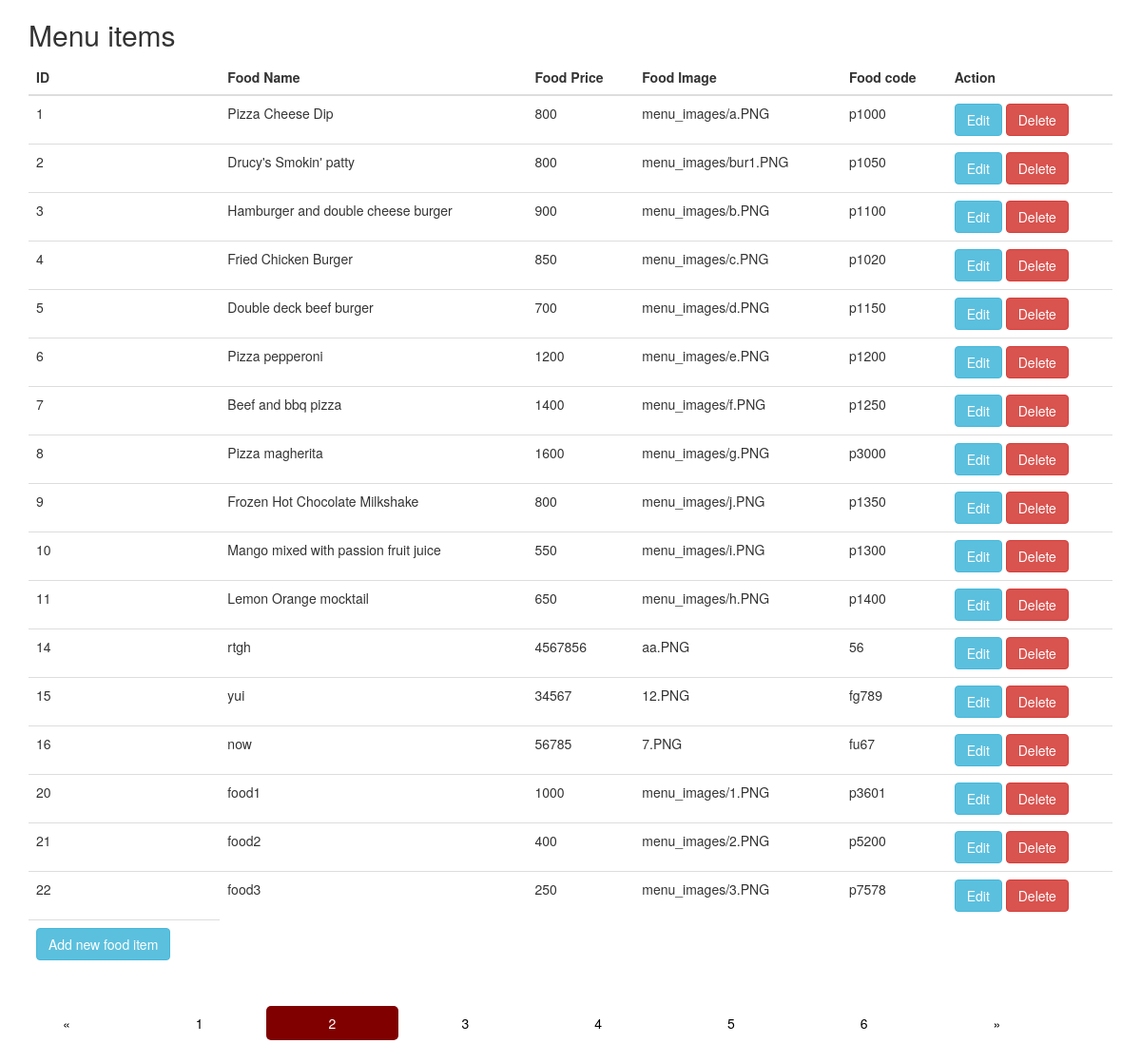
Page /ViewMenu.php on the committed database.
### tables this page shows
CREATE TABLE `menu` (
  `id` int(11) NOT NULL,
  `name` varchar(50) NOT NULL,
  `price` varchar(50) NOT NULL,
  `image` varchar(255) NOT NULL,
  `code` varchar(50) NOT NULL
);

### ViewMenu.php (the view, shortened to what this page needs)
<?php
include "config.php";
$sql = "SELECT * FROM menu";
$result = $conn->query($sql);
?>
<!DOCTYPE html>
<html>
<head>
<link rel="stylesheet" href="https://maxcdn.bootstrapcdn.com/bootstrap/3.4.0/css/bootstrap.min.css">
</head>
<body>
	<div class="container">
		<h2>Menu items</h2>
<table class="table">
	<thead>
		<tr>
		<th>ID</th>
		<th>Food Name</th>
		<th>Food Price</th>
		<th>Food Image</th>
		<th>Food code</th>
		<th>Action</th>
	</tr>
	</thead>
	<tbody>
		<?php
			if ($result->num_rows > 0) {
				while ($row = $result->fetch_assoc()) {
		?>
					<tr>
					<td><?php echo $row['id']; ?></td>
					<td><?php echo $row['name']; ?></td>
					<td><?php echo $row['price']; ?></td>
					<td><?php echo $row['image']; ?></td>
					<td><?php echo $row['code']; ?></td>
					<td><a class="btn btn-info" href="update1.php?id=<?php echo $row['id']; ?>">Edit</a>&nbsp;<a class="btn btn-danger" href="delete1.php?id=<?php echo $row['id']; ?>">Delete</a></td>
					</tr>
		<?php		}
			}
		?>
		<td><a class="btn btn-info" href="update_food.php">Add new food item</a></td>
	</tbody>
</table>
	</div>
<div class="pagination">
  <a href="#">&laquo;</a>
  <a href="#">1</a>
  <a href="#" class="active">2</a>
  <a href="#">3</a>
  <a href="#">4</a>
  <a href="#">5</a>
  <a href="#">6</a>
  <a href="#">&raquo;</a>
</div>
</body>
</html>

### ViewMenu.php (style rules this page uses)
.pagination { display: inline-block; }
.pagination a { color: black; float: left; padding: 8px 66px; text-decoration: none; }
.pagination a.active { background-color: maroon; color: white; border-radius: 5px; }

### rows in the picture
menu: id "1", name "Pizza Cheese Dip", price "800", image "menu_images/a.PNG", code "p1000"
menu: id "2", name "Drucy's Smokin' patty", price "800", image "menu_images/bur1.PNG", code "p1050"
menu: id "3", name "Hamburger and double cheese burger", price "900", image "menu_images/b.PNG", code "p1100"
menu: id "4", name "Fried Chicken Burger", price "850", image "menu_images/c.PNG", code "p1020"
menu: id "5", name "Double deck beef burger", price "700", image "menu_images/d.PNG", code "p1150"
menu: id "6", name "Pizza pepperoni", price "1200", image "menu_images/e.PNG", code "p1200"
menu: id "7", name "Beef and bbq pizza", price "1400", image "menu_images/f.PNG", code "p1250"
menu: id "8", name "Pizza magherita", price "1600", image "menu_images/g.PNG", code "p3000"
menu: id "9", name "Frozen Hot Chocolate Milkshake", price "800", image "menu_images/j.PNG", code "p1350"
menu: id "10", name "Mango mixed with passion fruit juice", price "550", image "menu_images/i.PNG", code "p1300"
menu: id "11", name "Lemon Orange mocktail", price "650", image "menu_images/h.PNG", code "p1400"
menu: id "14", name "rtgh", price "4567856", image "aa.PNG", code "56"
menu: id "15", name "yui", price "34567", image "12.PNG", code "fg789"
menu: id "16", name "now", price "56785", image "7.PNG", code "fu67"
menu: id "20", name "food1", price "1000", image "menu_images/1.PNG", code "p3601"
menu: id "21", name "food2", price "400", image "menu_images/2.PNG", code "p5200"
menu: id "22", name "food3", price "250", image "menu_images/3.PNG", code "p7578"
